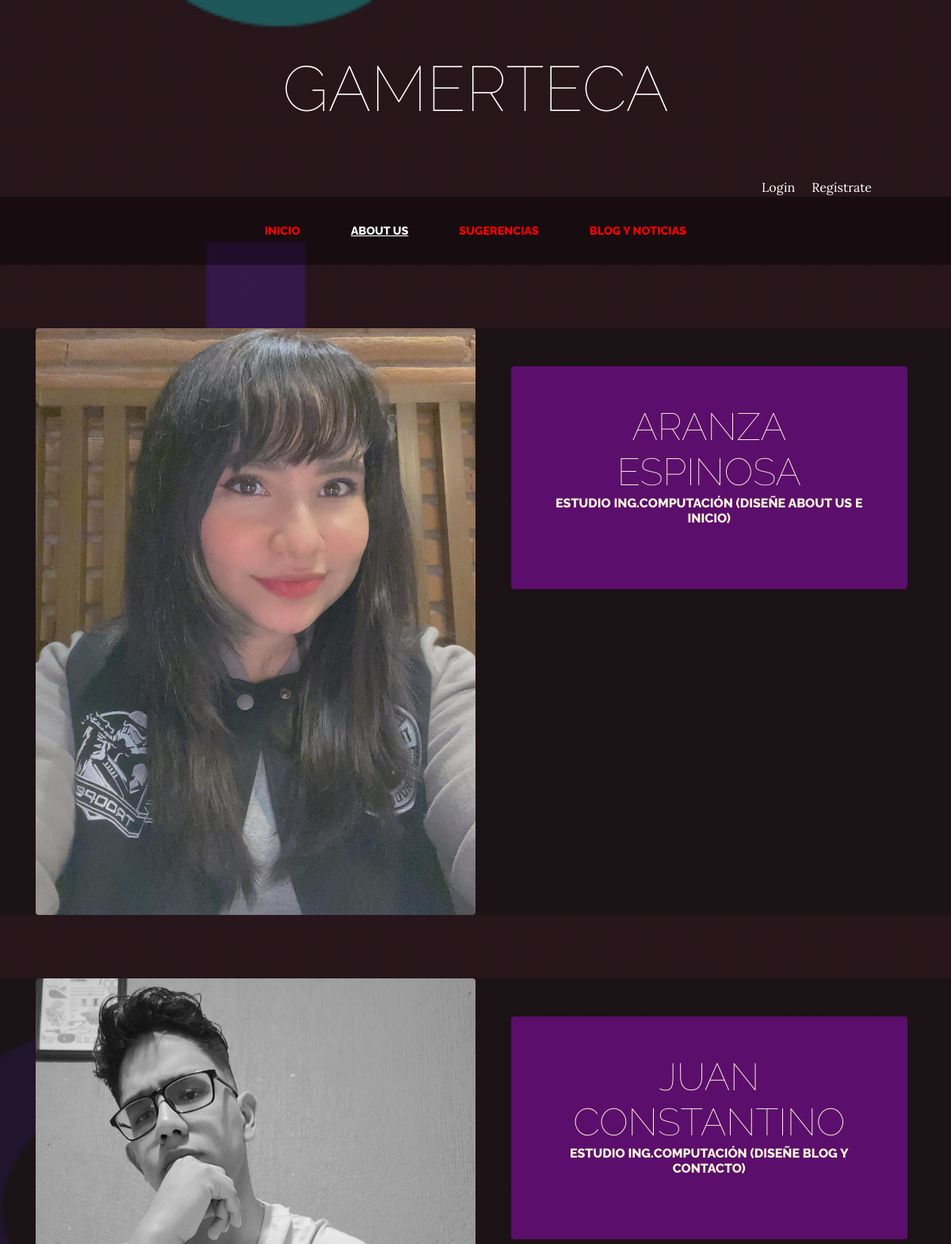
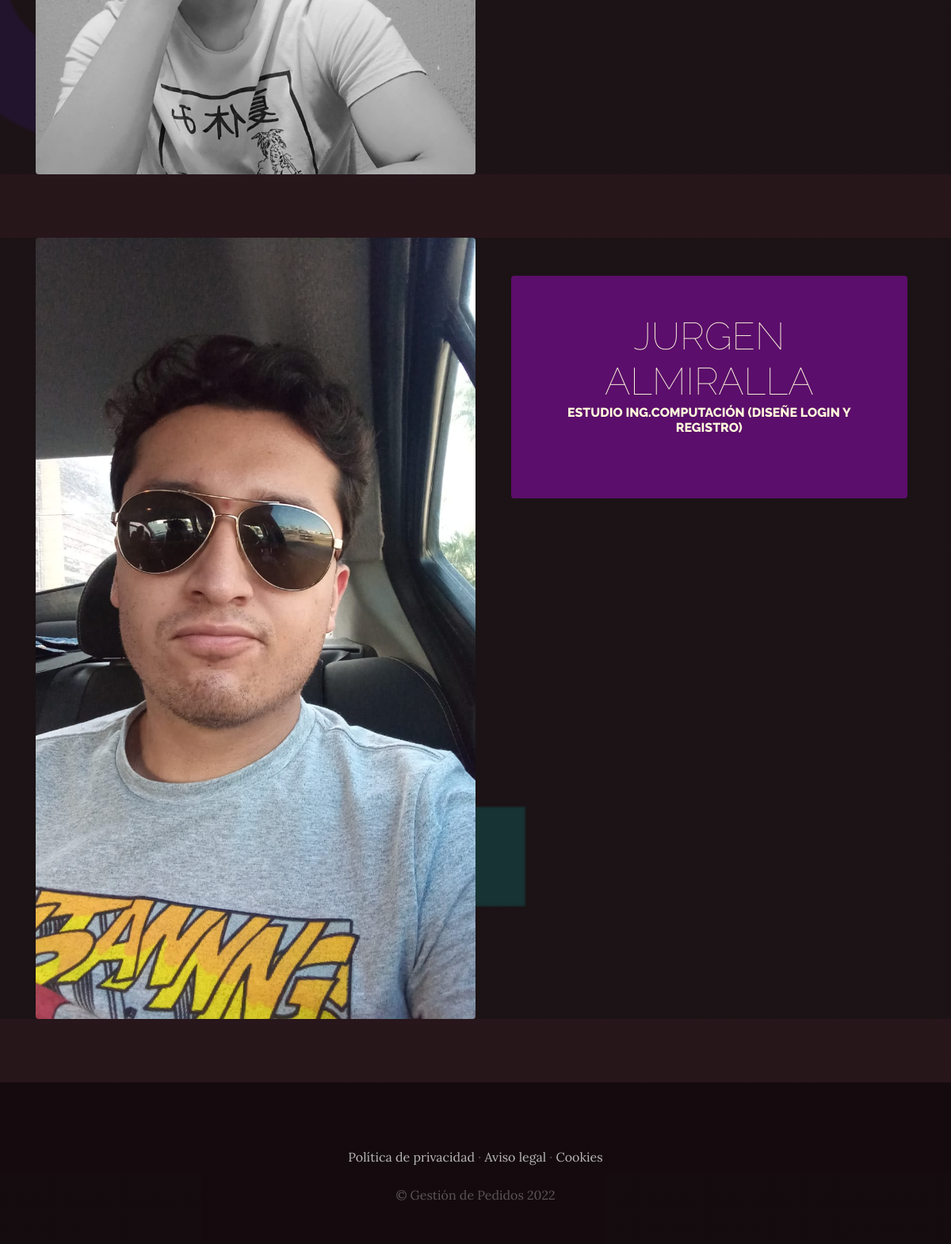
The app's page /servicios/ with its own data (2 pictures, top to bottom).
### servicios/models.py (models this page shows, shortened)
class Servicio(models.Model):
    titulo=models.CharField(max_length=50)
    contenido=models.CharField(max_length=50)
    imagen=models.ImageField(upload_to="servicios")
    created=models.DateTimeField(auto_now_add=True)
    updated=models.DateTimeField(auto_now_add=True)
    class Meta:
        verbose_name='servicio'
        verbose_name_plural='servicios'

### servicios/views.py (the view)
# urls.py: path('servicios/', include('servicios.urls')),
def servicios(request):
    servicios=Servicio.objects.all()
    return render(request, "servicios/servicios.html", {"servicios": servicios})

### carro/context_processor.py (called while the page is built)
def importe_total_carro(request):
    total=0
    if request.user.is_authenticated:
        for key, value in request.session["carro"].items():
            total=total+float(value["precio"])
    else:
        total="Debes hacer login"
    return {"importe_total_carro":total}

### servicios/templates/servicios/servicios.html
{% extends "ProyectoWebApp/base.html" %}
{% load static %}
{% block content %}
    {% for servicio in servicios %}
    <section class="page-section clearfix" style="background-color: rgba(17, 17, 16, 0.5) ;" >
        <div class="container" style="background-color: rgba(15, 15, 13, 0.534) ;">
          <div class="intro">
            <img class="intro-img img-fluid mb-3 mb-lg-0 rounded" src="{{servicio.imagen.url}}" alt="" style="width: 50%;">
            <div class="intro-text left-0 text-center bg-faded p-5 rounded" style="background-color: rgba(140, 13, 172, 0.575) ;">
              <h2 class="section-heading mb-4" >
                <span class="section-heading-lower">{{servicio.titulo}}</span>
                <span class="section-heading-upper">{{servicio.contenido}}</span>
              </h2>
            </div>
          </div>
        </div>
      </section>
    {% endfor %}
{% endblock %}

### ProyectoWebApp/templates/ProyectoWebApp/base.html (shortened to what this page needs)
<html>
<head>
    {% load static %}
    <link href="{% static 'ProyectoWebApp/vendor/bootstrap/css/bootstrap.min.css' %}" rel="stylesheet">
    <link href="{% static 'ProyectoWebApp/css/gestor.css' %}" rel="stylesheet">
</head>
<body>
    <h1 class="site-heading text-center text-white d-none d-lg-block">
        <span class="site-heading-lower" >  GAMERTECA  </span>
      </h1>
      <div style="text-align: right; margin-right: 100px; color:blueviolet;">
      {% if user.is_authenticated %}
      Hola {{ user.username }} &nbsp;&nbsp;<a href="{% url 'cerrar_sesion' %}" style="color: white;">Cerrar sesión</a>
      {% else %}
      <a href="{% url 'logear'%}" style="color: white;">Login</a> &nbsp; &nbsp; <a href="{% url 'Autenticacion'%}" style="color: white;">Regístrate</a>
      {% endif %}
      </div>
 <nav class="navbar navbar-expand-lg navbar-dark py-lg-4" id="mainNav" style="background-color: rgba(0, 0, 0, 0.397);" >
    <div class="container">
      <div class="collapse navbar-collapse" id="navbarResponsive">
        <ul class="navbar-nav mx-auto">
          <li class="nav-item {% if request.path == '/' %}active{% endif %} px-lg-4">
            <a class="nav-link text-uppercase text-expanded" href="{% url 'Home' %}">INICIO</a>
          </li>
          <li class="nav-item {% if request.path == '/servicios/' %}active{% endif %} px-lg-4">
            <a class="nav-link text-uppercase text-expanded" href="{% url 'servicios' %}">ABOUT US</a>
          <li class="nav-item {% if request.path == '/contacto/' %}active{% endif %} px-lg-4">
            <a class="nav-link text-uppercase text-expanded" href="{% url 'Contacto' %}">SUGERENCIAS</a>
          </li>
          <li class="nav-item {% if request.path|slice:':6' == '/blog/' %}active{% endif %} px-lg-4">
            <a class="nav-link text-uppercase text-expanded" href="{% url 'Blog' %}">BLOG Y NOTICIAS</a>
          </li>
        </ul>
      </div>
    </div>
  </nav>
   {% block content %}
   {% endblock %}
    <footer class="footer text-faded text-center py-5" style="background-color: rgba(0, 0, 0, 0.479) ;">
      <div class="container">
        <p class="m-0 mbt" >
        	<a href="sample.html" class="link">Política de privacidad</a> ·
        	<a href="sample.html" class="link">Aviso legal</a> ·
        	<a href="sample.html" class="link">Cookies</a>
		</p>
        <p class="m-0 mbt1">&copy; Gestión de Pedidos 2022</p>
      </div>
	</footer>
</body>
</html>

### ProyectoWebApp/static/ProyectoWebApp/css/gestor.css (style rules this page uses)
body { font-family: 'Lora'; background: linear-gradient(rgba(47, 23, 15, 0.65), rgba(47, 23, 15, 0.65)), url("../img2/fondo.png"); background-attachment: fixed; background-position: center; background-size: cover; }
h1, h2, h3, h4, h5, h6 { font-family: 'Raleway'; }
p { line-height: 1.75; }
.text-faded { color: rgba(255, 255, 255, 0.3); }
.site-heading { margin-top: 5rem; margin-bottom: 5rem; text-transform: uppercase; line-height: 1; font-family: 'Raleway'; }
.site-heading .site-heading-lower { font-size: 5rem; font-weight: 100; line-height: 4rem; }
.page-section { margin-top: 5rem; margin-bottom: 5rem; }
.section-heading { text-transform: uppercase; }
.section-heading .section-heading-upper { display: block; font-size: 1rem; font-weight: 800; padding-bottom:.5rem; }
.section-heading .section-heading-lower { display: block; font-size: 3rem; font-weight: 100; }
.bg-faded { background-color: red; }
.navbar { background-color: red; }
#mainNav { background-color: red; font-family: 'Raleway'; }
#mainNav .navbar-nav .nav-item .nav-link { color: red; font-weight: 800; }
#mainNav .navbar-nav .nav-item.active .nav-link { color: #ffffff; text-decoration: underline; }
@media (min-width: 992px) { #mainNav .navbar-nav .nav-item .nav-link { font-size: 0.9rem; } }
.intro { position: relative; }
@media (min-width: 992px) { .intro .intro-img { width: 75%; float: left; } }
@media (min-width: 992px) { .intro .intro-text { left: 600; width: 60%; margin-top: 3rem; background-color: rgb(8, 9, 64); color: cornsilk; position: absolute; } }
@media (min-width: 1200px) { .intro .intro-text { width: 45%; } }
.footer { background-color: rgba(8, 21, 64, 0.904); }
.mbt { padding-top: 2rem; }
.mbt1 { padding-top: 1.25rem; }
a.link { color: rgba(255, 255, 255, 0.7); }

### records on screen
Servicio: imagen (picture), titulo "ARANZA ESPINOSA", contenido "ESTUDIO ING.COMPUTACIÓN (DISEÑE ABOUT US E INICIO)"
Servicio: imagen (picture), titulo "JUAN CONSTANTINO", contenido "ESTUDIO ING.COMPUTACIÓN (DISEÑE BLOG Y CONTACTO)"
Servicio: imagen (picture), titulo "JURGEN ALMIRALLA", contenido "ESTUDIO ING.COMPUTACIÓN (DISEÑE LOGIN Y REGISTRO)"
